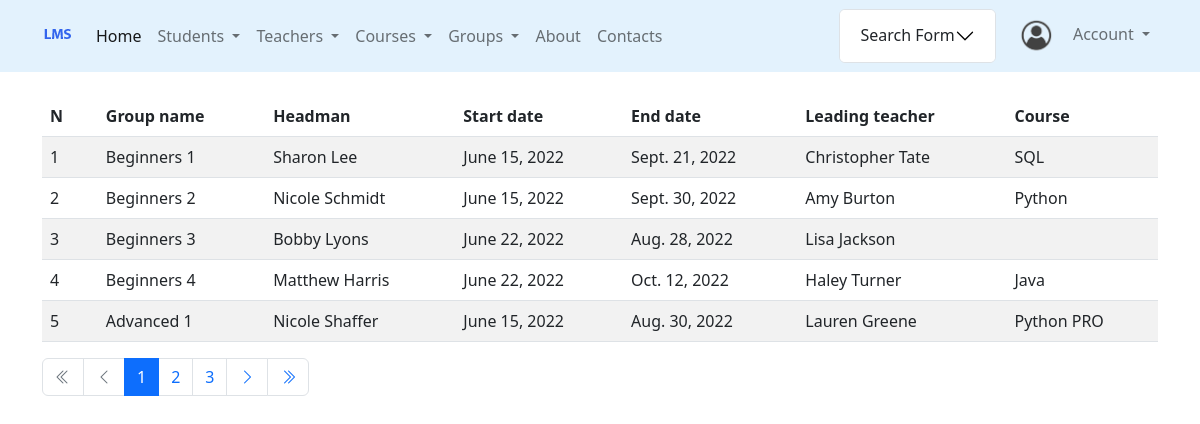
The app's page /groups/ with its own data.
### groups/models.py (models this page shows, shortened)
class Group(GroupModel):
    headman = models.OneToOneField(
        'students.Student',
        on_delete=models.SET_NULL,
        null=True,
        blank=True,
        related_name='headman_group'
    )
    headteacher = models.OneToOneField(
        'teachers.Teacher',
        on_delete=models.SET_NULL,
        null=True,
        blank=True,
        related_name='headteacher_group',
    )
    class Meta:
        verbose_name = 'group'
        verbose_name_plural = 'groups'
        db_table = 'groups'

### students/models.py (models this page shows, shortened)
class Student(PersonModel):
    group = models.ForeignKey(Group, on_delete=models.SET_NULL, null=True, related_name='students')
    class Meta:
        verbose_name = 'student'
        verbose_name_plural = 'students'
        db_table = 'students'

### teachers/models.py (models this page shows, shortened)
class Teacher(PersonModel):
    group = models.ForeignKey(Group, on_delete=models.SET_NULL, null=True, related_name='teachers', db_constraint=False)
    salary = models.PositiveIntegerField(default=10000)
    class Meta:
        verbose_name = 'teacher'
        verbose_name_plural = 'teacher'
        db_table = 'teachers'

### courses/models.py (models this page shows)
class Course(GroupModel):
    group = models.OneToOneField(
        'groups.Group',
        on_delete=models.SET_NULL,
        null=True,
        blank=True,
        related_name='course_of_group'
    )
    teachers = models.ManyToManyField(
        to=Teacher,
        null=True,
        blank=True,
        related_name='courses'
    )
    class Meta:
        verbose_name = 'course'
        verbose_name_plural = 'courses'
        db_table = 'courses'
    def __str__(self):
        return f'{self.group_name}'

### groups/views.py (the view)
# urls.py: path('', ListGroupView.as_view(), name='list'),                              # Read
class ListGroupView(ListView):
    model = Group
    template_name = 'groups/list.html'
    paginate_by = 5
    def get_filter(self):
        return GroupFilterForm(
            data=self.request.GET,
            queryset=self.model.objects.all()
        )
    def get_queryset(self):
        return self.get_filter().qs
    def get_context_data(self, *, object_list=None, **kwargs):
        context = super().get_context_data(**kwargs)
        context['filter'] = self.get_filter().form
        return context

### core/context_processors.py (called while the page is built)
def params(request):
    get_params = request.GET
    if 'page' in get_params:
        get_params = copy(get_params)
        del get_params['page']
    return {'params': f'&{get_params.urlencode()}' if get_params else ''}

### groups/templates/groups/list.html (shortened to what this page needs)
{% extends 'base.html' %}
{% block content %}
    <br>
    {% with list_object=object_list on_group=True%}
        {% include 'includes/groups_list_table.html' %}
    {% endwith %}
{% endblock %}

### templates/includes/groups_list_table.html (shortened to what this page needs)
<table class="table table-striped">
    <thead>
        <tr>
            <th style="width: 5%">N</th>
            <th style="width: 15%">Group name</th>
            <th>Headman</th>
            <th>Start date</th>
            <th>End date</th>
            <th>Leading teacher</th>
            <th>Course</th>
        </tr>
    </thead>
      {% for group in object_list %}
            <tr>
             <td>{{ forloop.counter0|add:page_obj.start_index}}</td>
            <td>{{ group.group_name }}</td>
            <td>{{ group.headman.first_name }} {{ group.headman.last_name }}</td>
            <td>{{ group.start_date }}</td>
            <td>{% if group.end_date %}{{ group.end_date }}{% endif %}</td>
            <td>{{ group.headteacher.first_name }} {{ group.headteacher.last_name }}</td>
            <td>{{ group.course_of_group }}</td>
        </tr>
    {% endfor %}
          </table>

### records on screen
Group: group_name "Beginners 1", headman.first_name "Sharon", headman.last_name "Lee", start_date "June 15, 2022", end_date "Sept. 21, 2022", headteacher.first_name "Christopher", headteacher.last_name "Tate", course_of_group "SQL"
Group: group_name "Beginners 2", headman.first_name "Nicole", headman.last_name "Schmidt", start_date "June 15, 2022", end_date "Sept. 30, 2022", headteacher.first_name "Amy", headteacher.last_name "Burton", course_of_group "Python"
Group: group_name "Beginners 3", headman.first_name "Bobby", headman.last_name "Lyons", start_date "June 22, 2022", end_date "Aug. 28, 2022", headteacher.first_name "Lisa", headteacher.last_name "Jackson"
Group: group_name "Beginners 4", headman.first_name "Matthew", headman.last_name "Harris", start_date "June 22, 2022", end_date "Oct. 12, 2022", headteacher.first_name "Haley", headteacher.last_name "Turner", course_of_group "Java"
Group: group_name "Advanced 1", headman.first_name "Nicole", headman.last_name "Shaffer", start_date "June 15, 2022", end_date "Aug. 30, 2022", headteacher.first_name "Lauren", headteacher.last_name "Greene", course_of_group "Python PRO"

### other values on screen
{{ page_num }} "1"
{{ page_num }} "2" "3"
